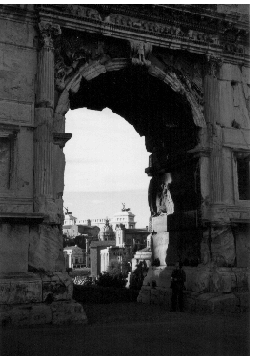
#> input picture 1205/arch.png, 254 x 357 px
$ python 2.py
#> lines starting #> are read from the running program, lines starting #| are printed output that depends on the picture
#> further down, a is the input picture: shape (357, 254) uint16; min 257, max 65535, mean 17269.2
import numpy as np
from numpy import arange
import skimage.io as io

def homfilt(im,cutoff,order,lowgain,highgain):
#> called with cutoff = 128, order = 2, lowgain = 0.5, highgain = 2
    from scipy.fftpack import fft2,ifft2,fftshift
    u = im.astype('uint8')
    u[np.where(u==0)]==1
    lg = np.log(u.astype(float))
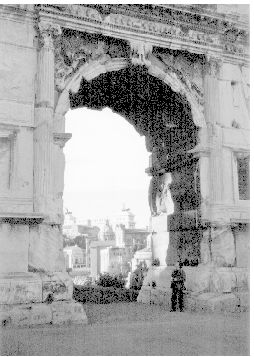
#> lg: shape (357, 254) float64; min 0, max 5.54, mean 3.57; drawn with min black and max white
    ft = fftshift(fft2(lg))
    rows,cols = im.shape
#> rows = 357; cols = 254
    rr = arange(-(rows//2),(rows+1)//2,1.0)
#> rr = 357 values from -178 to 178
    cr = arange(-(cols//2),(cols+1)//2,1.0)
#> cr = 254 values from -127 to 126
    y,x = np.meshgrid(cr,rr)
    bl = 1.0/(1.0+0.414*((x*x+y*y)/cutoff**2)**order)
    f = lowgain+(highgain-lowgain)*(1.0-bl)
    b = f*ft
    ib = abs(ifft2(b))
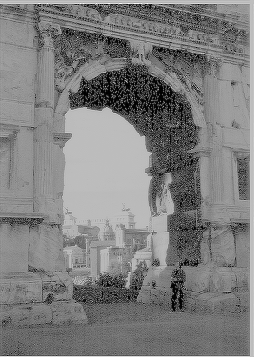
#> ib: shape (357, 254) float64; min 5.75e-05, max 3.7, mean 1.82; drawn with min black and max white
    return np.exp(ib)
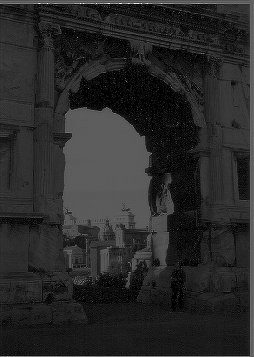
#> returned value: shape (357, 254) float64; min 1, max 40.34, mean 7.3; drawn with min black and max white

a=io.imread('arch.png')
ah = homfilt(a,128,2,0.5,2);
io.imshow(ah,vmax=12,cmap='gray')
